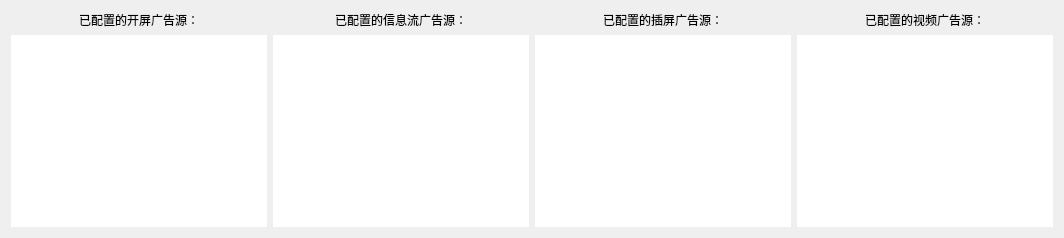
         <widget class="QWidget" name="tab_2">
          <attribute name="title">
           <string>广告源</string>
          </attribute>
          <layout class="QVBoxLayout" name="verticalLayout_31">
           <item>
            <layout class="QHBoxLayout" name="horizontalLayout_13">
             <item>
              <layout class="QVBoxLayout" name="verticalLayout_27">
               <item>
                <widget class="QLabel" name="label_15">
                 <property name="styleSheet">
                  <string notr="true">font: 12pt &quot;幼圆&quot;;</string>
                 </property>
                 <property name="text">
                  <string>已配置的开屏广告源：</string>
                 </property>
                 <property name="alignment">
                  <set>Qt::AlignCenter</set>
                 </property>
                </widget>
               </item>
               <item>
                <widget class="QTextBrowser" name="splash_source_text">
                 <property name="styleSheet">
                  <string notr="true">font: 12pt &quot;微软雅黑&quot;;
border-radius: 20px;
</string>
                 </property>
                </widget>
               </item>
              </layout>
             </item>
             <item>
              <layout class="QVBoxLayout" name="verticalLayout_28">
               <item>
                <widget class="QLabel" name="label_16">
                 <property name="styleSheet">
                  <string notr="true">font: 12pt &quot;幼圆&quot;;</string>
                 </property>
                 <property name="text">
                  <string>已配置的信息流广告源：</string>
                 </property>
                 <property name="alignment">
                  <set>Qt::AlignCenter</set>
                 </property>
                </widget>
               </item>
               <item>
                <widget class="QTextBrowser" name="msg_source_text">
                 <property name="styleSheet">
                  <string notr="true">font: 12pt &quot;微软雅黑&quot;;
border-radius: 20px;
</string>
                 </property>
                </widget>
               </item>
              </layout>
             </item>
             <item>
              <layout class="QVBoxLayout" name="verticalLayout_30">
               <item>
                <widget class="QLabel" name="label_18">
                 <property name="styleSheet">
                  <string notr="true">font: 12pt &quot;幼圆&quot;;</string>
                 </property>
                 <property name="text">
                  <string>已配置的插屏广告源：</string>
                 </property>
                 <property name="alignment">
                  <set>Qt::AlignCenter</set>
                 </property>
                </widget>
               </item>
               <item>
                <widget class="QTextBrowser" name="plaque_source_text">
                 <property name="styleSheet">
                  <string notr="true">font: 12pt &quot;微软雅黑&quot;;
border-radius: 20px;
</string>
                 </property>
                </widget>
               </item>
              </layout>
             </item>
             <item>
              <layout class="QVBoxLayout" name="verticalLayout_29">
               <item>
                <widget class="QLabel" name="label_17">
                 <property name="styleSheet">
                  <string notr="true">font: 12pt &quot;幼圆&quot;;</string>
                 </property>
                 <property name="text">
                  <string>已配置的视频广告源：</string>
                 </property>
                 <property name="alignment">
                  <set>Qt::AlignCenter</set>
                 </property>
                </widget>
               </item>
               <item>
                <widget class="QTextBrowser" name="video_source_text">
                 <property name="styleSheet">
                  <string notr="true">font: 12pt &quot;微软雅黑&quot;;
border-radius: 20px;
</string>
                 </property>
                </widget>
               </item>
              </layout>
             </item>
            </layout>
           </item>
          </layout>
         </widget>
